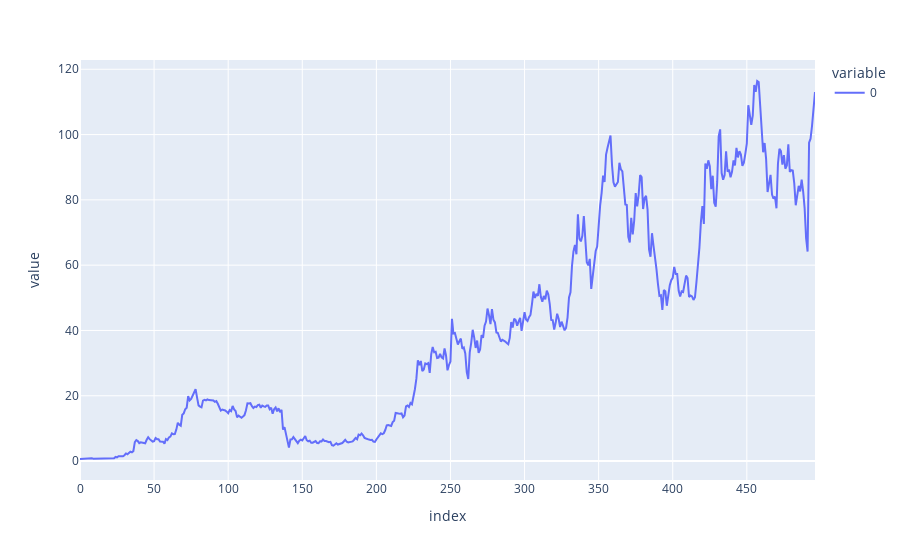

The cell this chart's notebook holds for it:
### Code cell
apply_LSTM(df1, split_percentage=0.75)

### Figure 1 — Plotly figure (JSON) as saved in the notebook; plotly's stock layout.template omitted (floating-point values rounded to 4 significant figures; data arrays with more than 128 entries replaced by an {"elided": "..."} marker saying what was removed)
{"data": [{"hovertemplate": "variable=0<br>index=%{x}<br>value=%{y}<extra></extra>", "legendgroup": "0", "line": {"color": "#636efa", "dash": "solid"}, "mode": "lines", "name": "0", "orientation": "v", "showlegend": true, "type": "scatter", "x": {"elided": "497 int values"}, "xaxis": "x", "y": {"elided": "497 float values"}, "yaxis": "y"}], "layout": {"legend": {"title": {"text": "variable"}, "tracegroupgap": 0}, "margin": {"t": 60}, "xaxis": {"anchor": "y", "domain": [0, 1], "title": {"text": "index"}}, "yaxis": {"anchor": "x", "domain": [0, 1], "title": {"text": "value"}}}}
